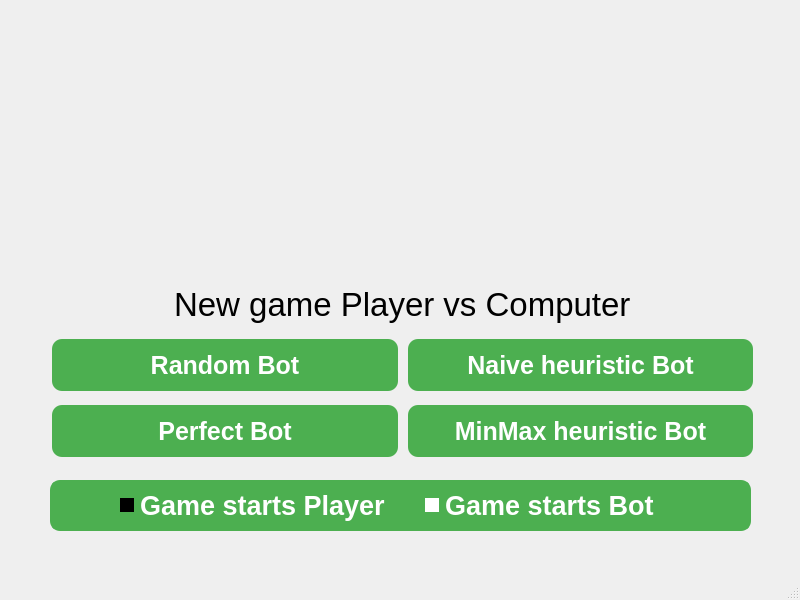
<?xml version="1.0" encoding="UTF-8"?>
<ui version="4.0">
 <class>ChooseBotWindow</class>
 <widget class="QMainWindow" name="ChooseBotWindow">
  <property name="geometry">
   <rect>
    <x>0</x>
    <y>0</y>
    <width>800</width>
    <height>600</height>
   </rect>
  </property>
  <property name="minimumSize">
   <size>
    <width>800</width>
    <height>600</height>
   </size>
  </property>
  <property name="maximumSize">
   <size>
    <width>800</width>
    <height>600</height>
   </size>
  </property>
  <property name="windowTitle">
   <string>Choose Bot</string>
  </property>
  <property name="windowIcon">
   <iconset resource="../resources.qrc">
    <normaloff>:/resources/c4icon2.png</normaloff>:/resources/c4icon2.png</iconset>
  </property>
  <widget class="QWidget" name="centralwidget">
   <widget class="QLabel" name="logoLabel">
    <property name="geometry">
     <rect>
      <x>80</x>
      <y>30</y>
      <width>640</width>
      <height>200</height>
     </rect>
    </property>
    <property name="minimumSize">
     <size>
      <width>640</width>
      <height>200</height>
     </size>
    </property>
    <property name="maximumSize">
     <size>
      <width>640</width>
      <height>200</height>
     </size>
    </property>
    <property name="text">
     <string/>
    </property>
    <property name="pixmap">
     <pixmap resource="../resources.qrc">:/resources/Connect_4_game_logo.png</pixmap>
    </property>
   </widget>
   <widget class="QWidget" name="verticalLayoutWidget_2">
    <property name="geometry">
     <rect>
      <x>50</x>
      <y>280</y>
      <width>705</width>
      <height>183</height>
     </rect>
    </property>
    <layout class="QVBoxLayout" name="verticalLayout_3">
     <item alignment="Qt::AlignHCenter">
      <widget class="QLabel" name="label_2">
       <property name="minimumSize">
        <size>
         <width>0</width>
         <height>45</height>
        </size>
       </property>
       <property name="maximumSize">
        <size>
         <width>16777215</width>
         <height>45</height>
        </size>
       </property>
       <property name="font">
        <font>
         <pointsize>25</pointsize>
        </font>
       </property>
       <property name="text">
        <string>New game Player vs Computer</string>
       </property>
      </widget>
     </item>
     <item>
      <layout class="QHBoxLayout" name="horizontalLayout">
       <item>
        <layout class="QVBoxLayout" name="verticalLayout_2">
         <item>
          <widget class="QPushButton" name="startButtonPvCRand">
           <property name="minimumSize">
            <size>
             <width>0</width>
             <height>60</height>
            </size>
           </property>
           <property name="font">
            <font>
             <pointsize>-1</pointsize>
             <bold>true</bold>
             <underline>false</underline>
             <strikeout>false</strikeout>
            </font>
           </property>
           <property name="styleSheet">
            <string notr="true">QPushButton {
	background-color: #4CAF50;
	border: none;
	color: white;
	padding: 10px 32px;
	text-align: center;
	text-decoration: none;
	font-size: 25px;
	font-weight: bold;
	margin: 4px 2px;
	border-radius: 10px;
}
QPushButton:hover {
	background-color: #45a049;
}
QPushButton:pressed {
	background-color: #3e8e41;
}</string>
           </property>
           <property name="text">
            <string>Random Bot</string>
           </property>
          </widget>
         </item>
         <item>
          <widget class="QPushButton" name="startButtonPvCMinMax">
           <property name="enabled">
            <bool>true</bool>
           </property>
           <property name="minimumSize">
            <size>
             <width>0</width>
             <height>60</height>
            </size>
           </property>
           <property name="font">
            <font>
             <pointsize>-1</pointsize>
             <bold>true</bold>
             <underline>false</underline>
             <strikeout>false</strikeout>
            </font>
           </property>
           <property name="styleSheet">
            <string notr="true">QPushButton {
	background-color: #4CAF50;
	border: none;
	color: white;
	padding: 10px 32px;
	text-align: center;
	text-decoration: none;
	font-size: 25px;
	font-weight: bold;
	margin: 4px 2px;
	border-radius: 10px;
}
QPushButton:hover {
	background-color: #45a049;
}
QPushButton:pressed {
	background-color: #3e8e41;
}</string>
           </property>
           <property name="text">
            <string>Perfect Bot</string>
           </property>
          </widget>
         </item>
        </layout>
       </item>
       <item>
        <layout class="QVBoxLayout" name="verticalLayout">
         <item>
          <widget class="QPushButton" name="startButtonPvCSingleHeuristic">
           <property name="enabled">
            <bool>true</bool>
           </property>
           <property name="minimumSize">
            <size>
             <width>0</width>
             <height>60</height>
            </size>
           </property>
           <property name="font">
            <font>
             <pointsize>-1</pointsize>
             <bold>true</bold>
             <underline>false</underline>
             <strikeout>false</strikeout>
            </font>
           </property>
           <property name="styleSheet">
            <string notr="true">QPushButton {
	background-color: #4CAF50;
	border: none;
	color: white;
	padding: 10px 32px;
	text-align: center;
	text-decoration: none;
	font-size: 25px;
	font-weight: bold;
	margin: 4px 2px;
	border-radius: 10px;
}
QPushButton:hover {
	background-color: #45a049;
}
QPushButton:pressed {
	background-color: #3e8e41;
}</string>
           </property>
           <property name="text">
            <string>Naive heuristic Bot</string>
           </property>
          </widget>
         </item>
         <item>
          <widget class="QPushButton" name="startButtonPvCHeuristic">
           <property name="enabled">
            <bool>true</bool>
           </property>
           <property name="minimumSize">
            <size>
             <width>0</width>
             <height>60</height>
            </size>
           </property>
           <property name="font">
            <font>
             <pointsize>-1</pointsize>
             <bold>true</bold>
             <underline>false</underline>
             <strikeout>false</strikeout>
            </font>
           </property>
           <property name="styleSheet">
            <string notr="true">QPushButton {
	background-color: #4CAF50;
	border: none;
	color: white;
	padding: 10px 32px;
	text-align: center;
	text-decoration: none;
	font-size: 25px;
	font-weight: bold;
	margin: 4px 2px;
	border-radius: 10px;
}
QPushButton:hover {
	background-color: #45a049;
}
QPushButton:pressed {
	background-color: #3e8e41;
}</string>
           </property>
           <property name="text">
            <string>MinMax heuristic Bot</string>
           </property>
          </widget>
         </item>
        </layout>
       </item>
      </layout>
     </item>
    </layout>
   </widget>
   <widget class="QFrame" name="frame">
    <property name="geometry">
     <rect>
      <x>50</x>
      <y>480</y>
      <width>701</width>
      <height>51</height>
     </rect>
    </property>
    <property name="styleSheet">
     <string notr="true">QFrame {
  background-color: rgba(76, 175, 80,1);
  border: 2px solid rgba(76, 175, 80, 1);
  border-radius: 10px;
}</string>
    </property>
    <property name="frameShape">
     <enum>QFrame::StyledPanel</enum>
    </property>
    <property name="frameShadow">
     <enum>QFrame::Raised</enum>
    </property>
    <widget class="QWidget" name="layoutWidget">
     <property name="geometry">
      <rect>
       <x>70</x>
       <y>0</y>
       <width>671</width>
       <height>51</height>
      </rect>
     </property>
     <layout class="QHBoxLayout" name="horizontalLayout_2">
      <item>
       <widget class="QRadioButton" name="playerRadio">
        <property name="maximumSize">
         <size>
          <width>288</width>
          <height>16777215</height>
         </size>
        </property>
        <property name="font">
         <font>
          <pointsize>20</pointsize>
          <bold>true</bold>
         </font>
        </property>
        <property name="styleSheet">
         <string notr="true">QRadioButton {
    color: white;
    font-weight: bold;
}
QRadioButton::indicator {
    background-color: white;
}
QRadioButton::indicator:checked {
    background-color: black;
}</string>
        </property>
        <property name="text">
         <string>Game starts Player</string>
        </property>
        <property name="checked">
         <bool>true</bool>
        </property>
       </widget>
      </item>
      <item>
       <spacer name="horizontalSpacer">
        <property name="orientation">
         <enum>Qt::Horizontal</enum>
        </property>
        <property name="sizeType">
         <enum>QSizePolicy::Fixed</enum>
        </property>
        <property name="sizeHint" stdset="0">
         <size>
          <width>11</width>
          <height>20</height>
         </size>
        </property>
       </spacer>
      </item>
      <item>
       <widget class="QRadioButton" name="botRadio">
        <property name="font">
         <font>
          <pointsize>20</pointsize>
          <bold>true</bold>
         </font>
        </property>
        <property name="styleSheet">
         <string notr="true">QRadioButton {
    color: white;
    font-weight: bold;
}
QRadioButton::indicator {
    background-color: white;
}
QRadioButton::indicator:checked {
    background-color: black;
}</string>
        </property>
        <property name="text">
         <string>Game starts Bot</string>
        </property>
       </widget>
      </item>
     </layout>
     <zorder>horizontalSpacer</zorder>
     <zorder>playerRadio</zorder>
     <zorder>botRadio</zorder>
    </widget>
   </widget>
   <zorder>frame</zorder>
   <zorder>logoLabel</zorder>
   <zorder>verticalLayoutWidget_2</zorder>
  </widget>
  <widget class="QMenuBar" name="menubar">
   <property name="geometry">
    <rect>
     <x>0</x>
     <y>0</y>
     <width>800</width>
     <height>21</height>
    </rect>
   </property>
  </widget>
  <widget class="QStatusBar" name="statusbar"/>
 </widget>
 <resources>
  <include location="../resources.qrc"/>
 </resources>
 <connections/>
</ui>
